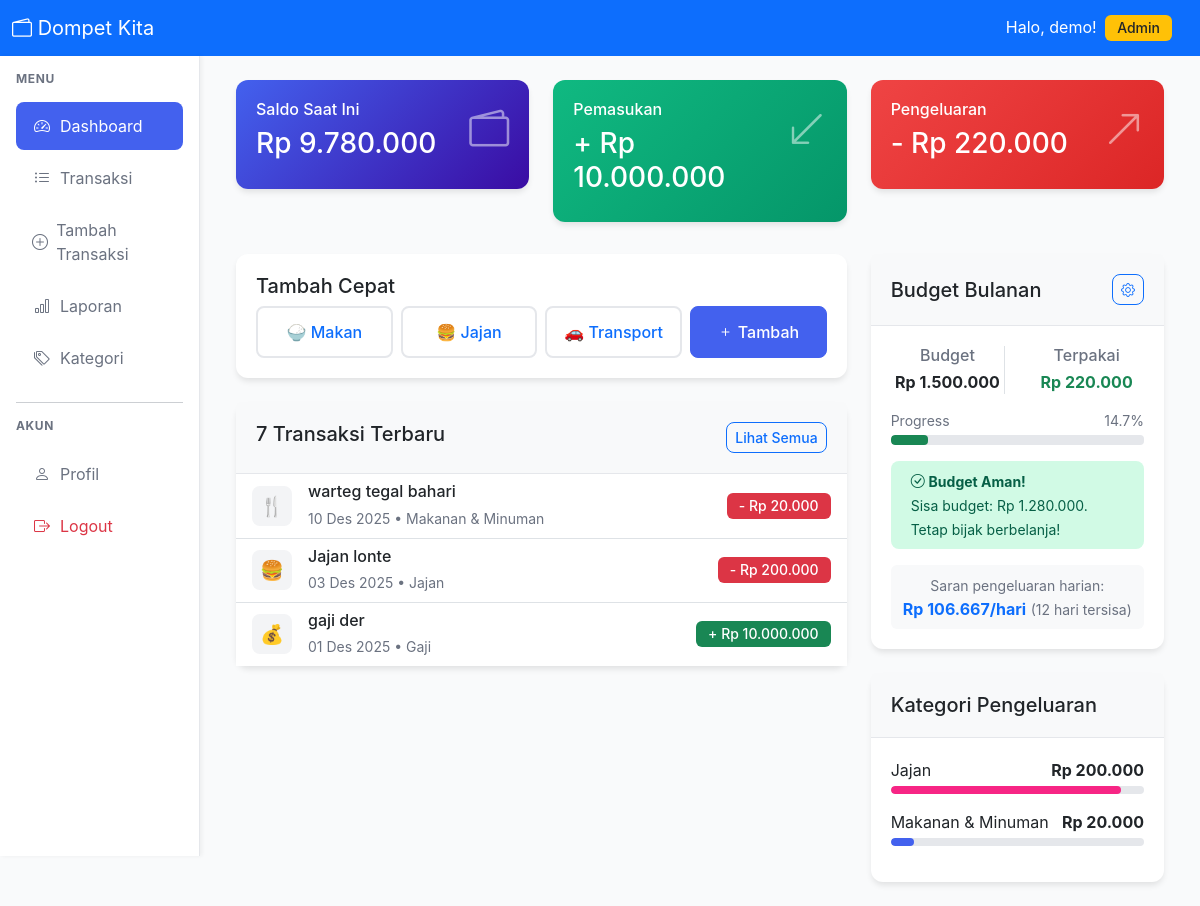
/user/dashboard.php (signed in), run on the app's committed database.
### tables this page shows
CREATE TABLE `transactions` (
  `id` int NOT NULL,
  `user_id` int NOT NULL,
  `category_id` int NOT NULL,
  `type` enum('income','expense') NOT NULL,
  `description` varchar(255) NOT NULL,
  `amount` decimal(15,2) NOT NULL,
  `date` date NOT NULL,
  `notes` text,
  `created_at` timestamp NULL DEFAULT CURRENT_TIMESTAMP,
  `updated_at` timestamp NULL DEFAULT CURRENT_TIMESTAMP ON UPDATE CURRENT_TIMESTAMP
);

CREATE TABLE `categories` (
  `id` int NOT NULL,
  `user_id` int DEFAULT NULL,
  `name` varchar(100) NOT NULL,
  `icon` varchar(10) DEFAULT 0xF09F92B0,
  `color` varchar(7) DEFAULT '#6b7280',
  `type` enum('income','expense') NOT NULL,
  `is_default` tinyint(1) DEFAULT '0',
  `created_at` timestamp NULL DEFAULT CURRENT_TIMESTAMP
);

CREATE TABLE `users` (
  `id` int NOT NULL,
  `username` varchar(50) NOT NULL,
  `name` varchar(100) NOT NULL,
  `email` varchar(100) NOT NULL,
  `password` varchar(255) NOT NULL,
  `role` enum('user','admin') DEFAULT 'user',
  `monthly_budget` decimal(15,2) DEFAULT '1500000.00',
  `created_at` timestamp NULL DEFAULT CURRENT_TIMESTAMP,
  `updated_at` timestamp NULL DEFAULT CURRENT_TIMESTAMP ON UPDATE CURRENT_TIMESTAMP
);

### crud/transaction-crud.php (called while the page is built, shortened)
<?php
function getRecentTransactions($user_id, $limit = 5) {
    $db = getDB();
    $stmt = $db->prepare("
        SELECT t.*, c.name as category_name, c.icon as category_icon, c.color as category_color
        FROM transactions t
        JOIN categories c ON t.category_id = c.id
        WHERE t.user_id = ?
        ORDER BY t.date DESC, t.created_at DESC
        LIMIT ?
    ");
    $stmt->bind_param("ii", $user_id, $limit);
    $stmt->execute();
    $result = $stmt->get_result();
    $transactions = [];
    while ($row = $result->fetch_assoc()) {
        $transactions[] = $row;
    }
    return $transactions;
}
function getMonthlyStats($user_id, $month = null, $year = null) {
    $db = getDB();
    if (!$month) $month = date('m');
    if (!$year) $year = date('Y');
    $stmt = $db->prepare("
        SELECT
            SUM(CASE WHEN type = 'income' THEN amount ELSE 0 END) as total_income,
            SUM(CASE WHEN type = 'expense' THEN amount ELSE 0 END) as total_expense
        FROM transactions
        WHERE user_id = ? AND MONTH(date) = ? AND YEAR(date) = ?
    ");
    $stmt->bind_param("iii", $user_id, $month, $year);
    $stmt->execute();
    return $stmt->get_result()->fetch_assoc();
}
function getCategoryBreakdown($user_id, $month = null, $year = null) {
    $db = getDB();
    if (!$month) $month = date('m');
    if (!$year) $year = date('Y');
    $stmt = $db->prepare("
        SELECT
            c.name as category_name,
            c.icon as category_icon,
            c.color as category_color,
            SUM(t.amount) as total,
            COUNT(*) as count
        FROM transactions t
        JOIN categories c ON t.category_id = c.id
        WHERE t.user_id = ? AND MONTH(t.date) = ? AND YEAR(t.date) = ? AND t.type = 'expense'
        GROUP BY c.id, c.name, c.icon, c.color
        ORDER BY total DESC
    ");
    $stmt->bind_param("iii", $user_id, $month, $year);
    $stmt->execute();
    $result = $stmt->get_result();
    $breakdown = [];
    while ($row = $result->fetch_assoc()) {
        $breakdown[] = $row;
    }
    return $breakdown;
}
?>

### config.php (called while the page is built, shortened)
<?php
function formatRupiah($angka) {
    return 'Rp ' . number_format((float)$angka, 0, ',', '.');
}
function formatTanggal($tanggal) {
    $bulan = [
        '01' => 'Jan', '02' => 'Feb', '03' => 'Mar', '04' => 'Apr',
        '05' => 'Mei', '06' => 'Jun', '07' => 'Jul', '08' => 'Ags',
        '09' => 'Sep', '10' => 'Okt', '11' => 'Nov', '12' => 'Des'
    ];
    $tgl = date('d', strtotime($tanggal));
    $bln = $bulan[date('m', strtotime($tanggal))];
    $thn = date('Y', strtotime($tanggal));
    return "$tgl $bln $thn";
}
?>

### user/dashboard.php (the view, shortened to what this page needs)
<?php
require_once '../config.php';
require_once '../crud/transaction-crud.php';
$user_id = $_SESSION['user_id'];
$db = getDB();
$stmt = $db->prepare("SELECT monthly_budget FROM users WHERE id = ?");
$stmt->bind_param("i", $user_id);
$stmt->execute();
$user_data = $stmt->get_result()->fetch_assoc();
$monthly_budget = $user_data['monthly_budget'] ?? 0;
$stats = getMonthlyStats($user_id);
$recent_transactions = getRecentTransactions($user_id, 7);
$category_breakdown = getCategoryBreakdown($user_id);
$total_income = $stats['total_income'];
$total_expense = $stats['total_expense'];
$balance = $total_income - $total_expense;
$budget_used_percentage = 0;
$budget_remaining = 0;
$budget_status = 'safe';
if ($monthly_budget > 0) {
    $budget_used_percentage = ($total_expense / $monthly_budget) * 100;
    $budget_remaining = $monthly_budget - $total_expense;
}
include '../includes/header.php';
include '../includes/sidebar.php';
?>
<div class="row mb-3">
    <div class="col-lg-4 col-md-6 mb-3">
        <div class="card stat-card balance-card">
            <div class="card-body">
                <div class="d-flex justify-content-between">
                    <div>
                        <h6 class="text-white">Saldo Saat Ini</h6>
                        <h3><?php echo formatRupiah($balance); ?></h3>
                    </div>
                    <i class="bi bi-wallet2 fs-1 opacity-50"></i>
                </div>
            </div>
        </div>
    </div>
    <div class="col-lg-4 col-md-6 mb-3">
        <div class="card stat-card income-card">
            <div class="card-body">
                <div class="d-flex justify-content-between">
                    <div>
                        <h6 class="text-white">Pemasukan</h6>
                        <h3>+ <?php echo formatRupiah($total_income); ?></h3>
                    </div>
                    <i class="bi bi-arrow-down-left fs-1 opacity-50"></i>
                </div>
            </div>
        </div>
    </div>
    <div class="col-lg-4 col-md-6 mb-3">
        <div class="card stat-card expense-card">
            <div class="card-body">
                <div class="d-flex justify-content-between">
                    <div>
                        <h6 class="text-white">Pengeluaran</h6>
                        <h3>- <?php echo formatRupiah($total_expense); ?></h3>
                    </div>
                    <i class="bi bi-arrow-up-right fs-1 opacity-50"></i>
                </div>
            </div>
        </div>
    </div>
</div>
<div class="row">
    <div class="col-lg-8">
        <div class="card mb-4">
            <div class="card-body">
                <h5 class="card-title">Tambah Cepat</h5>
                <div class="row g-2">
                    <div class="col-6 col-md-3">
                        <button class="btn btn-outline-primary w-100 quick-btn"
                                onclick="quickAdd('Makan', 20000)">
                            🍚 Makan
                        </button>
                    </div>
                    <div class="col-6 col-md-3">
                        <button class="btn btn-outline-primary w-100 quick-btn"
                                onclick="quickAdd('Jajan', 15000)">
                            🍔 Jajan
                        </button>
                    </div>
                    <div class="col-6 col-md-3">
                        <button class="btn btn-outline-primary w-100 quick-btn"
                                onclick="quickAdd('Transport', 10000)">
                            🚗 Transport
                        </button>
                    </div>
                    <div class="col-6 col-md-3">
                        <button class="btn btn-primary w-100 h-100" data-bs-toggle="modal" data-bs-target="#addModal">
                            <i class="bi bi-plus"></i> Tambah
                        </button>
                    </div>
                </div>
            </div>
        </div>
        <div class="card mb-4">
            <div class="card-header d-flex justify-content-between">
                <h5 class="mb-0">7 Transaksi Terbaru</h5>
                <a href="transactions.php" class="btn btn-sm btn-outline-primary">Lihat Semua</a>
            </div>
            <div class="card-body p-0">
                <?php if (empty($recent_transactions)): ?>
                <div class="text-center p-4">
                    <i class="bi bi-cash-stack fs-1 text-muted"></i>
                    <p class="text-muted mt-2">Belum ada transaksi</p>
                    <button class="btn btn-primary" data-bs-toggle="modal" data-bs-target="#addModal">
                        Tambah Transaksi Pertama
                    </button>
                </div>
                <?php else: ?>
                <div class="list-group list-group-flush">
                    <?php foreach ($recent_transactions as $transaction): ?>
                    <div class="list-group-item">
                        <div class="d-flex justify-content-between align-items-center">
                            <div class="d-flex align-items-center">
                                <div class="transaction-icon me-3">
                                    <?php echo $transaction['category_icon']; ?>
                                </div>
                                <div>
                                    <h6 class="mb-1"><?php echo htmlspecialchars($transaction['description']); ?></h6>
                                    <small class="text-muted">
                                        <?php echo formatTanggal($transaction['date']); ?> •
                                        <?php echo htmlspecialchars($transaction['category_name']); ?>
                                    </small>
                                </div>
                            </div>
                            <div class="text-end">
                                <span class="badge <?php echo $transaction['type'] === 'income' ? 'bg-success' : 'bg-danger'; ?>">
                                    <?php echo $transaction['type'] === 'income' ? '+' : '-'; ?>
                                    <?php echo formatRupiah($transaction['amount']); ?>
                                </span>
                            </div>
                        </div>
                    </div>
                    <?php endforeach; ?>
                </div>
                <?php endif; ?>
            </div>
        </div>
    </div>
    <div class="col-lg-4">
        <?php if ($monthly_budget > 0): ?>
        <div class="card mb-4">
            <div class="card-header d-flex justify-content-between align-items-center">
                <h5 class="mb-0">Budget Bulanan</h5>
                <a href="profile.php" class="btn btn-sm btn-outline-primary">
                    <i class="bi bi-gear"></i>
                </a>
            </div>
            <div class="card-body">
                <div class="row text-center mb-3">
                    <div class="col-6">
                        <div class="border-end">
                            <h6 class="text-muted mb-1">Budget</h6>
                            <p class="mb-0 fw-bold"><?php echo formatRupiah($monthly_budget); ?></p>
                        </div>
                    </div>
                    <div class="col-6">
                        <h6 class="text-muted mb-1">Terpakai</h6>
                        <p class="mb-0 fw-bold text-<?php echo $budget_status === 'danger' ? 'danger' : ($budget_status === 'warning' ? 'warning' : 'success'); ?>">
                            <?php echo formatRupiah($total_expense); ?>
                        </p>
                    </div>
                </div>
                <div class="mb-3">
                    <div class="d-flex justify-content-between mb-1">
                        <small class="text-muted">Progress</small>
                        <small class="text-muted"><?php echo number_format($budget_used_percentage, 1); ?>%</small>
                    </div>
                    <div class="progress" style="height: 10px;">
                        <div class="progress-bar bg-<?php echo $budget_status === 'danger' ? 'danger' : ($budget_status === 'warning' ? 'warning' : 'success'); ?>"
                             style="width: <?php echo min(100, $budget_used_percentage); ?>%"></div>
                    </div>
                </div>
                <div class="mt-3">
                    <?php if ($budget_status === 'danger'): ?>
                        <div class="alert alert-danger py-2">
                            <small><i class="bi bi-exclamation-triangle"></i>
                            <strong>Over Budget!</strong><br>
                            Pertimbangkan untuk mengurangi pengeluaran atau meninjau budget Anda.</small>
                        </div>
                    <?php else: ?>
                        <div class="alert alert-success py-2">
                            <small><i class="bi bi-check-circle"></i>
                            <strong>Budget Aman!</strong><br>
                            Sisa budget: <?php echo formatRupiah($budget_remaining); ?>. Tetap bijak berbelanja!</small>
                        </div>
                    <?php endif; ?>
                    <?php
                    $days_remaining = date('t') - date('j');
                    $daily_budget = $days_remaining > 0 ? $budget_remaining / $days_remaining : 0;
                    ?>
                    <?php if ($days_remaining > 0 && $budget_remaining > 0): ?>
                    <div class="text-center mt-2 p-2 bg-light rounded">
                        <small class="text-muted">Saran pengeluaran harian:</small><br>
                        <strong class="text-primary"><?php echo formatRupiah($daily_budget); ?>/hari</strong>
                        <small class="text-muted">(<?php echo $days_remaining; ?> hari tersisa)</small>
                    </div>
                    <?php endif; ?>
                </div>
            </div>
        </div>
        <?php endif; ?>
        <div class="card">
            <div class="card-header">
                <h5 class="mb-0">Kategori Pengeluaran</h5>
            </div>
            <div class="card-body">
                <?php if (empty($category_breakdown)): ?>
                <div class="text-center text-muted">
                    <i class="bi bi-pie-chart fs-1"></i>
                    <p class="mt-2">Belum ada data pengeluaran</p>
                </div>
                <?php else: ?>
                <?php foreach ($category_breakdown as $category): ?>
                <div class="mb-3">
                    <div class="d-flex justify-content-between mb-1">
                        <span><?php echo htmlspecialchars($category['category_name']); ?></span>
                        <span class="fw-bold"><?php echo formatRupiah($category['total']); ?></span>
                    </div>
                    <div class="progress" style="height: 8px;">
                        <div class="progress-bar"
                             style="width: <?php echo min(100, ($category['total'] / max(1, $total_expense)) * 100); ?>%;
                                    background-color: <?php echo $category['category_color']; ?>;">
                        </div>
                    </div>
                </div>
                <?php endforeach; ?>
                <?php endif; ?>
            </div>
        </div>
    </div>
</div>
<?php
include '../includes/footer.php';
?>

### data on the page
transactions: category.icon "🍴", description "warteg tegal bahari", date "10 Des 2025", category.name "Makanan & Minuman", amount "Rp 20.000"
transactions: category.icon "🍔", description "Jajan lonte", date "03 Des 2025", category.name "Jajan", amount "Rp 200.000"
transactions: category.icon "💰", description "gaji der", date "01 Des 2025", category.name "Gaji", amount "Rp 10.000.000"
users: monthly_budget "Rp 1.500.000"

### other printed values
$username "demo"
formatRupiah($balance) "Rp 9.780.000"
formatRupiah($total_income) "Rp 10.000.000"
formatRupiah($total_expense) "Rp 220.000"
$budget_used_percentage "14.7"
formatRupiah($budget_remaining) "Rp 1.280.000"
formatRupiah($daily_budget) "Rp 106.667"
$days_remaining "12"
$category['category_name'] "Jajan"
formatRupiah($category['total']) "Rp 200.000"
$category['category_name'] "Makanan & Minuman"
formatRupiah($category['total']) "Rp 20.000"
